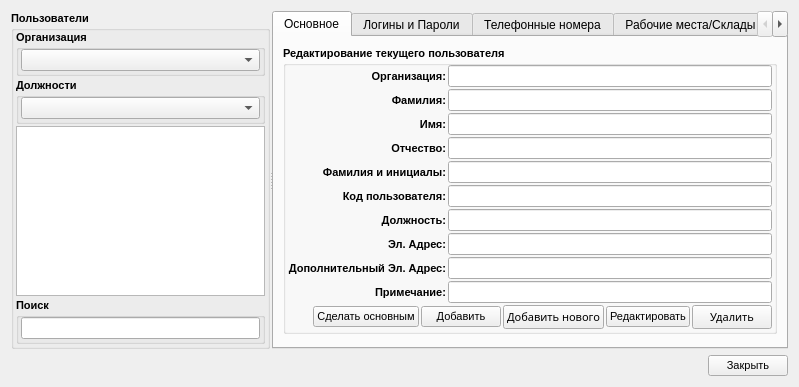
<?xml version="1.0" encoding="UTF-8"?>
<ui version="4.0">
 <class>Cusers</class>
 <widget class="QWidget" name="Cusers">
  <property name="geometry">
   <rect>
    <x>0</x>
    <y>0</y>
    <width>799</width>
    <height>387</height>
   </rect>
  </property>
  <property name="windowTitle">
   <string>Пользователи</string>
  </property>
  <property name="windowIcon">
   <iconset resource="../icons.qrc">
    <normaloff>:/16x16/users/ico/system-users_16x16.png</normaloff>:/16x16/users/ico/system-users_16x16.png</iconset>
  </property>
  <layout class="QVBoxLayout" name="verticalLayout_10">
   <item>
    <widget class="QSplitter" name="splitter">
     <property name="orientation">
      <enum>Qt::Horizontal</enum>
     </property>
     <property name="handleWidth">
      <number>2</number>
     </property>
     <widget class="QGroupBox" name="groupBoxUsers">
      <property name="font">
       <font>
        <pointsize>8</pointsize>
        <weight>75</weight>
        <bold>true</bold>
       </font>
      </property>
      <property name="title">
       <string>Пользователи</string>
      </property>
      <layout class="QVBoxLayout" name="verticalLayout">
       <property name="spacing">
        <number>2</number>
       </property>
       <property name="leftMargin">
        <number>2</number>
       </property>
       <property name="topMargin">
        <number>0</number>
       </property>
       <property name="rightMargin">
        <number>2</number>
       </property>
       <property name="bottomMargin">
        <number>2</number>
       </property>
       <item>
        <widget class="QGroupBox" name="groupBoxOrg">
         <property name="font">
          <font>
           <weight>75</weight>
           <bold>true</bold>
          </font>
         </property>
         <property name="title">
          <string>Организация</string>
         </property>
         <layout class="QVBoxLayout" name="verticalLayout_9">
          <property name="spacing">
           <number>2</number>
          </property>
          <property name="leftMargin">
           <number>2</number>
          </property>
          <property name="topMargin">
           <number>0</number>
          </property>
          <property name="rightMargin">
           <number>2</number>
          </property>
          <property name="bottomMargin">
           <number>2</number>
          </property>
          <item>
           <widget class="QComboBox" name="organization"/>
          </item>
         </layout>
        </widget>
       </item>
       <item>
        <widget class="QGroupBox" name="groupBoxPost">
         <property name="font">
          <font>
           <pointsize>8</pointsize>
          </font>
         </property>
         <property name="title">
          <string>Должности</string>
         </property>
         <layout class="QHBoxLayout" name="horizontalLayout">
          <property name="spacing">
           <number>2</number>
          </property>
          <property name="leftMargin">
           <number>2</number>
          </property>
          <property name="topMargin">
           <number>0</number>
          </property>
          <property name="rightMargin">
           <number>2</number>
          </property>
          <property name="bottomMargin">
           <number>2</number>
          </property>
          <item>
           <widget class="QComboBox" name="post">
            <property name="font">
             <font>
              <pointsize>8</pointsize>
             </font>
            </property>
           </widget>
          </item>
         </layout>
        </widget>
       </item>
       <item>
        <widget class="QTreeView" name="users">
         <property name="font">
          <font>
           <pointsize>9</pointsize>
           <weight>75</weight>
           <bold>true</bold>
          </font>
         </property>
         <property name="editTriggers">
          <set>QAbstractItemView::NoEditTriggers</set>
         </property>
         <property name="alternatingRowColors">
          <bool>true</bool>
         </property>
         <property name="rootIsDecorated">
          <bool>false</bool>
         </property>
         <property name="sortingEnabled">
          <bool>true</bool>
         </property>
        </widget>
       </item>
       <item>
        <widget class="QGroupBox" name="groupBox">
         <property name="title">
          <string>Поиск</string>
         </property>
         <layout class="QVBoxLayout" name="verticalLayout_11">
          <property name="spacing">
           <number>2</number>
          </property>
          <property name="leftMargin">
           <number>2</number>
          </property>
          <property name="topMargin">
           <number>0</number>
          </property>
          <property name="rightMargin">
           <number>2</number>
          </property>
          <property name="bottomMargin">
           <number>2</number>
          </property>
          <item>
           <widget class="QLineEdit" name="findUser"/>
          </item>
         </layout>
        </widget>
       </item>
      </layout>
     </widget>
     <widget class="QTabWidget" name="tabWidget">
      <property name="currentIndex">
       <number>0</number>
      </property>
      <widget class="QWidget" name="tabMain">
       <attribute name="title">
        <string>Основное</string>
       </attribute>
       <layout class="QVBoxLayout" name="verticalLayout_2">
        <item>
         <widget class="QGroupBox" name="groupBoxEditUsers">
          <property name="font">
           <font>
            <pointsize>8</pointsize>
            <weight>75</weight>
            <bold>true</bold>
           </font>
          </property>
          <property name="title">
           <string>Редактирование текущего пользователя</string>
          </property>
          <layout class="QGridLayout" name="gridLayout">
           <property name="leftMargin">
            <number>2</number>
           </property>
           <property name="topMargin">
            <number>0</number>
           </property>
           <property name="rightMargin">
            <number>2</number>
           </property>
           <property name="bottomMargin">
            <number>2</number>
           </property>
           <property name="spacing">
            <number>2</number>
           </property>
           <item row="9" column="0">
            <widget class="QLabel" name="label_8">
             <property name="font">
              <font>
               <pointsize>8</pointsize>
               <weight>75</weight>
               <bold>true</bold>
              </font>
             </property>
             <property name="text">
              <string>Дополнительный Эл. Адрес:</string>
             </property>
             <property name="alignment">
              <set>Qt::AlignRight|Qt::AlignTrailing|Qt::AlignVCenter</set>
             </property>
             <property name="buddy">
              <cstring>additionalemail</cstring>
             </property>
            </widget>
           </item>
           <item row="0" column="0">
            <widget class="QLabel" name="label_15">
             <property name="text">
              <string>Организация:</string>
             </property>
             <property name="alignment">
              <set>Qt::AlignRight|Qt::AlignTrailing|Qt::AlignVCenter</set>
             </property>
            </widget>
           </item>
           <item row="0" column="1">
            <widget class="QLineEdit" name="lineEditOrganization">
             <property name="readOnly">
              <bool>true</bool>
             </property>
            </widget>
           </item>
           <item row="11" column="0" colspan="2">
            <layout class="QHBoxLayout" name="horizontalLayout_3">
             <property name="spacing">
              <number>2</number>
             </property>
             <item>
              <spacer name="horizontalSpacer">
               <property name="font">
                <font>
                 <pointsize>8</pointsize>
                </font>
               </property>
               <property name="orientation">
                <enum>Qt::Horizontal</enum>
               </property>
               <property name="sizeHint" stdset="0">
                <size>
                 <width>40</width>
                 <height>20</height>
                </size>
               </property>
              </spacer>
             </item>
             <item>
              <widget class="QPushButton" name="setPrimaryUserButton">
               <property name="font">
                <font>
                 <pointsize>8</pointsize>
                 <weight>50</weight>
                 <bold>false</bold>
                </font>
               </property>
               <property name="text">
                <string>Сделать основным</string>
               </property>
               <property name="icon">
                <iconset resource="../icons.qrc">
                 <normaloff>:/128x128/key/ico/primary_key.png</normaloff>:/128x128/key/ico/primary_key.png</iconset>
               </property>
              </widget>
             </item>
             <item>
              <widget class="QPushButton" name="addButton">
               <property name="font">
                <font>
                 <pointsize>8</pointsize>
                 <weight>50</weight>
                 <bold>false</bold>
                </font>
               </property>
               <property name="text">
                <string>Добавить</string>
               </property>
               <property name="icon">
                <iconset resource="../icons.qrc">
                 <normaloff>:/16x16/add/ico/add_16x16.png</normaloff>:/16x16/add/ico/add_16x16.png</iconset>
               </property>
              </widget>
             </item>
             <item>
              <widget class="QPushButton" name="buttonAddUser">
               <property name="font">
                <font>
                 <family>Agency FB</family>
                 <pointsize>8</pointsize>
                 <weight>50</weight>
                 <bold>false</bold>
                </font>
               </property>
               <property name="text">
                <string>Добавить нового</string>
               </property>
               <property name="icon">
                <iconset resource="../icons.qrc">
                 <normaloff>:/16x16/add/ico/add_user_16x16.png</normaloff>:/16x16/add/ico/add_user_16x16.png</iconset>
               </property>
              </widget>
             </item>
             <item>
              <widget class="QPushButton" name="buttonEdit">
               <property name="enabled">
                <bool>true</bool>
               </property>
               <property name="font">
                <font>
                 <pointsize>8</pointsize>
                 <weight>50</weight>
                 <bold>false</bold>
                </font>
               </property>
               <property name="text">
                <string>Редактировать</string>
               </property>
               <property name="icon">
                <iconset resource="../icons.qrc">
                 <normaloff>:/16x16/edit/ico/edit_16x16.png</normaloff>:/16x16/edit/ico/edit_16x16.png</iconset>
               </property>
              </widget>
             </item>
             <item>
              <widget class="QPushButton" name="delUser">
               <property name="font">
                <font>
                 <family>Agency FB</family>
                 <pointsize>8</pointsize>
                 <weight>50</weight>
                 <bold>false</bold>
                </font>
               </property>
               <property name="text">
                <string>Удалить</string>
               </property>
               <property name="icon">
                <iconset resource="../icons.qrc">
                 <normaloff>:/16x16/del/ico/delete_user_16x16.png</normaloff>:/16x16/del/ico/delete_user_16x16.png</iconset>
               </property>
              </widget>
             </item>
            </layout>
           </item>
           <item row="9" column="1">
            <widget class="QLineEdit" name="additionalemail">
             <property name="font">
              <font>
               <pointsize>8</pointsize>
              </font>
             </property>
             <property name="readOnly">
              <bool>true</bool>
             </property>
            </widget>
           </item>
           <item row="7" column="1">
            <widget class="QLineEdit" name="lineEditPost">
             <property name="readOnly">
              <bool>true</bool>
             </property>
            </widget>
           </item>
           <item row="3" column="1">
            <widget class="QLineEdit" name="name">
             <property name="font">
              <font>
               <pointsize>8</pointsize>
              </font>
             </property>
             <property name="readOnly">
              <bool>true</bool>
             </property>
            </widget>
           </item>
           <item row="4" column="1">
            <widget class="QLineEdit" name="middleName">
             <property name="font">
              <font>
               <pointsize>8</pointsize>
              </font>
             </property>
             <property name="readOnly">
              <bool>true</bool>
             </property>
            </widget>
           </item>
           <item row="3" column="0">
            <widget class="QLabel" name="label_2">
             <property name="font">
              <font>
               <pointsize>8</pointsize>
               <weight>75</weight>
               <bold>true</bold>
              </font>
             </property>
             <property name="text">
              <string>Имя:</string>
             </property>
             <property name="alignment">
              <set>Qt::AlignRight|Qt::AlignTrailing|Qt::AlignVCenter</set>
             </property>
             <property name="buddy">
              <cstring>name</cstring>
             </property>
            </widget>
           </item>
           <item row="6" column="0">
            <widget class="QLabel" name="label">
             <property name="font">
              <font>
               <pointsize>8</pointsize>
               <weight>75</weight>
               <bold>true</bold>
              </font>
             </property>
             <property name="text">
              <string>Код пользователя:</string>
             </property>
             <property name="alignment">
              <set>Qt::AlignRight|Qt::AlignTrailing|Qt::AlignVCenter</set>
             </property>
            </widget>
           </item>
           <item row="5" column="0">
            <widget class="QLabel" name="label_5">
             <property name="font">
              <font>
               <pointsize>8</pointsize>
               <weight>75</weight>
               <bold>true</bold>
              </font>
             </property>
             <property name="text">
              <string>Фамилия и инициалы:</string>
             </property>
             <property name="alignment">
              <set>Qt::AlignRight|Qt::AlignTrailing|Qt::AlignVCenter</set>
             </property>
             <property name="buddy">
              <cstring>fioSummary</cstring>
             </property>
            </widget>
           </item>
           <item row="4" column="0">
            <widget class="QLabel" name="label_4">
             <property name="font">
              <font>
               <pointsize>8</pointsize>
               <weight>75</weight>
               <bold>true</bold>
              </font>
             </property>
             <property name="text">
              <string>Отчество:</string>
             </property>
             <property name="alignment">
              <set>Qt::AlignRight|Qt::AlignTrailing|Qt::AlignVCenter</set>
             </property>
             <property name="buddy">
              <cstring>middleName</cstring>
             </property>
            </widget>
           </item>
           <item row="8" column="1">
            <widget class="QLineEdit" name="email">
             <property name="font">
              <font>
               <pointsize>8</pointsize>
              </font>
             </property>
             <property name="readOnly">
              <bool>true</bool>
             </property>
            </widget>
           </item>
           <item row="2" column="0">
            <widget class="QLabel" name="label_3">
             <property name="font">
              <font>
               <pointsize>8</pointsize>
               <weight>75</weight>
               <bold>true</bold>
              </font>
             </property>
             <property name="text">
              <string>Фамилия:</string>
             </property>
             <property name="alignment">
              <set>Qt::AlignRight|Qt::AlignTrailing|Qt::AlignVCenter</set>
             </property>
             <property name="buddy">
              <cstring>lastName</cstring>
             </property>
            </widget>
           </item>
           <item row="7" column="0">
            <widget class="QLabel" name="label_6">
             <property name="font">
              <font>
               <pointsize>8</pointsize>
               <weight>75</weight>
               <bold>true</bold>
              </font>
             </property>
             <property name="text">
              <string>Должность:</string>
             </property>
             <property name="alignment">
              <set>Qt::AlignRight|Qt::AlignTrailing|Qt::AlignVCenter</set>
             </property>
            </widget>
           </item>
           <item row="2" column="1">
            <widget class="QLineEdit" name="lastName">
             <property name="font">
              <font>
               <pointsize>8</pointsize>
              </font>
             </property>
             <property name="readOnly">
              <bool>true</bool>
             </property>
            </widget>
           </item>
           <item row="8" column="0">
            <widget class="QLabel" name="label_7">
             <property name="font">
              <font>
               <pointsize>8</pointsize>
               <weight>75</weight>
               <bold>true</bold>
              </font>
             </property>
             <property name="text">
              <string>Эл. Адрес:</string>
             </property>
             <property name="alignment">
              <set>Qt::AlignRight|Qt::AlignTrailing|Qt::AlignVCenter</set>
             </property>
             <property name="buddy">
              <cstring>email</cstring>
             </property>
            </widget>
           </item>
           <item row="5" column="1">
            <widget class="QLineEdit" name="fioSummary">
             <property name="font">
              <font>
               <pointsize>8</pointsize>
              </font>
             </property>
             <property name="readOnly">
              <bool>true</bool>
             </property>
            </widget>
           </item>
           <item row="10" column="0">
            <widget class="QLabel" name="label_9">
             <property name="text">
              <string>Примечание:</string>
             </property>
             <property name="alignment">
              <set>Qt::AlignRight|Qt::AlignTrailing|Qt::AlignVCenter</set>
             </property>
             <property name="buddy">
              <cstring>note</cstring>
             </property>
            </widget>
           </item>
           <item row="10" column="1">
            <widget class="QLineEdit" name="note">
             <property name="readOnly">
              <bool>true</bool>
             </property>
            </widget>
           </item>
           <item row="6" column="1">
            <widget class="QLineEdit" name="codAD">
             <property name="readOnly">
              <bool>true</bool>
             </property>
            </widget>
           </item>
          </layout>
         </widget>
        </item>
        <item>
         <spacer name="verticalSpacer_4">
          <property name="orientation">
           <enum>Qt::Vertical</enum>
          </property>
          <property name="sizeHint" stdset="0">
           <size>
            <width>20</width>
            <height>40</height>
           </size>
          </property>
         </spacer>
        </item>
       </layout>
      </widget>
      <widget class="QWidget" name="tabLoginPass">
       <attribute name="title">
        <string>Логины и Пароли</string>
       </attribute>
       <layout class="QVBoxLayout" name="verticalLayout_7">
        <item>
         <widget class="QGroupBox" name="groupBoxLoginPass">
          <property name="font">
           <font>
            <pointsize>8</pointsize>
            <weight>75</weight>
            <bold>true</bold>
           </font>
          </property>
          <property name="title">
           <string>Список Логинов и Паролей пользователя</string>
          </property>
          <layout class="QVBoxLayout" name="verticalLayout_3">
           <property name="spacing">
            <number>2</number>
           </property>
           <property name="leftMargin">
            <number>2</number>
           </property>
           <property name="topMargin">
            <number>2</number>
           </property>
           <property name="rightMargin">
            <number>2</number>
           </property>
           <property name="bottomMargin">
            <number>2</number>
           </property>
           <item>
            <widget class="QTreeView" name="loginPassView">
             <property name="font">
              <font>
               <pointsize>9</pointsize>
               <weight>75</weight>
               <bold>true</bold>
              </font>
             </property>
             <property name="contextMenuPolicy">
              <enum>Qt::CustomContextMenu</enum>
             </property>
             <property name="editTriggers">
              <set>QAbstractItemView::NoEditTriggers</set>
             </property>
             <property name="alternatingRowColors">
              <bool>true</bool>
             </property>
             <property name="rootIsDecorated">
              <bool>false</bool>
             </property>
             <property name="sortingEnabled">
              <bool>true</bool>
             </property>
             <property name="allColumnsShowFocus">
              <bool>true</bool>
             </property>
            </widget>
           </item>
           <item>
            <layout class="QHBoxLayout" name="horizontalLayout_2">
             <property name="spacing">
              <number>2</number>
             </property>
             <item>
              <widget class="QPushButton" name="buttonAddLoginPass">
               <property name="font">
                <font>
                 <family>Agency FB</family>
                 <pointsize>8</pointsize>
                 <weight>50</weight>
                 <bold>false</bold>
                </font>
               </property>
               <property name="text">
                <string>Добавить</string>
               </property>
               <property name="icon">
                <iconset resource="../icons.qrc">
                 <normaloff>:/16x16/add/ico/edit_add_16x16.png</normaloff>:/16x16/add/ico/edit_add_16x16.png</iconset>
               </property>
              </widget>
             </item>
             <item>
              <widget class="QPushButton" name="buttonEditLoginPass">
               <property name="font">
                <font>
                 <weight>50</weight>
                 <bold>false</bold>
                </font>
               </property>
               <property name="text">
                <string>Редактировать</string>
               </property>
               <property name="icon">
                <iconset resource="../icons.qrc">
                 <normaloff>:/16x16/edit/ico/edit_16x16.png</normaloff>:/16x16/edit/ico/edit_16x16.png</iconset>
               </property>
              </widget>
             </item>
             <item>
              <widget class="QPushButton" name="buttonDelLoginPass">
               <property name="font">
                <font>
                 <family>Agency FB</family>
                 <pointsize>8</pointsize>
                 <weight>50</weight>
                 <bold>false</bold>
                </font>
               </property>
               <property name="text">
                <string>Удалить</string>
               </property>
               <property name="icon">
                <iconset resource="../icons.qrc">
                 <normaloff>:/16x16/cancelDel/ico/del_16x16.png</normaloff>:/16x16/cancelDel/ico/del_16x16.png</iconset>
               </property>
              </widget>
             </item>
             <item>
              <spacer name="horizontalSpacer_2">
               <property name="orientation">
                <enum>Qt::Horizontal</enum>
               </property>
               <property name="sizeHint" stdset="0">
                <size>
                 <width>40</width>
                 <height>20</height>
                </size>
               </property>
              </spacer>
             </item>
            </layout>
           </item>
          </layout>
         </widget>
        </item>
       </layout>
      </widget>
      <widget class="QWidget" name="tabPhoneNum">
       <attribute name="title">
        <string>Телефонные номера</string>
       </attribute>
       <layout class="QVBoxLayout" name="verticalLayout_8">
        <item>
         <widget class="QGroupBox" name="groupBoxListNumber">
          <property name="font">
           <font>
            <pointsize>8</pointsize>
            <weight>75</weight>
            <bold>true</bold>
           </font>
          </property>
          <property name="title">
           <string>Список телефонных номеров</string>
          </property>
          <layout class="QVBoxLayout" name="verticalLayout_4">
           <property name="spacing">
            <number>2</number>
           </property>
           <property name="leftMargin">
            <number>2</number>
           </property>
           <property name="topMargin">
            <number>2</number>
           </property>
           <property name="rightMargin">
            <number>2</number>
           </property>
           <property name="bottomMargin">
            <number>2</number>
           </property>
           <item>
            <widget class="QTreeView" name="numberView">
             <property name="font">
              <font>
               <pointsize>9</pointsize>
               <weight>75</weight>
               <bold>true</bold>
              </font>
             </property>
             <property name="contextMenuPolicy">
              <enum>Qt::CustomContextMenu</enum>
             </property>
             <property name="editTriggers">
              <set>QAbstractItemView::NoEditTriggers</set>
             </property>
             <property name="alternatingRowColors">
              <bool>true</bool>
             </property>
             <property name="rootIsDecorated">
              <bool>false</bool>
             </property>
             <property name="sortingEnabled">
              <bool>true</bool>
             </property>
             <property name="allColumnsShowFocus">
              <bool>true</bool>
             </property>
            </widget>
           </item>
           <item>
            <layout class="QHBoxLayout" name="horizontalLayout_11">
             <property name="spacing">
              <number>2</number>
             </property>
             <item>
              <widget class="QPushButton" name="buttonAddNumber">
               <property name="font">
                <font>
                 <family>Agency FB</family>
                 <pointsize>8</pointsize>
                 <weight>50</weight>
                 <bold>false</bold>
                </font>
               </property>
               <property name="text">
                <string>Добавить</string>
               </property>
               <property name="icon">
                <iconset resource="../icons.qrc">
                 <normaloff>:/16x16/add/ico/edit_add_16x16.png</normaloff>:/16x16/add/ico/edit_add_16x16.png</iconset>
               </property>
              </widget>
             </item>
             <item>
              <widget class="QPushButton" name="buttonEditNumber">
               <property name="font">
                <font>
                 <weight>50</weight>
                 <bold>false</bold>
                </font>
               </property>
               <property name="text">
                <string>Редактировать</string>
               </property>
               <property name="icon">
                <iconset resource="../icons.qrc">
                 <normaloff>:/16x16/edit/ico/edit_16x16.png</normaloff>:/16x16/edit/ico/edit_16x16.png</iconset>
               </property>
              </widget>
             </item>
             <item>
              <widget class="QPushButton" name="buttonDelNumber">
               <property name="font">
                <font>
                 <family>Agency FB</family>
                 <pointsize>8</pointsize>
                 <weight>50</weight>
                 <bold>false</bold>
                </font>
               </property>
               <property name="text">
                <string>Удалить</string>
               </property>
               <property name="icon">
                <iconset resource="../icons.qrc">
                 <normaloff>:/16x16/cancelDel/ico/del_16x16.png</normaloff>:/16x16/cancelDel/ico/del_16x16.png</iconset>
               </property>
              </widget>
             </item>
             <item>
              <spacer name="horizontalSpacer_5">
               <property name="font">
                <font>
                 <pointsize>8</pointsize>
                </font>
               </property>
               <property name="orientation">
                <enum>Qt::Horizontal</enum>
               </property>
               <property name="sizeHint" stdset="0">
                <size>
                 <width>40</width>
                 <height>20</height>
                </size>
               </property>
              </spacer>
             </item>
            </layout>
           </item>
          </layout>
         </widget>
        </item>
       </layout>
      </widget>
      <widget class="QWidget" name="tabWP">
       <attribute name="title">
        <string>Рабочие места/Склады</string>
       </attribute>
       <layout class="QVBoxLayout" name="verticalLayout_6">
        <item>
         <widget class="QGroupBox" name="wpGroupBox">
          <property name="font">
           <font>
            <weight>75</weight>
            <bold>true</bold>
           </font>
          </property>
          <property name="title">
           <string>Рабочие места/Склады</string>
          </property>
          <layout class="QVBoxLayout" name="verticalLayout_5">
           <property name="spacing">
            <number>2</number>
           </property>
           <property name="leftMargin">
            <number>2</number>
           </property>
           <property name="topMargin">
            <number>0</number>
           </property>
           <property name="rightMargin">
            <number>2</number>
           </property>
           <property name="bottomMargin">
            <number>2</number>
           </property>
           <item>
            <widget class="QTreeView" name="wpView">
             <property name="font">
              <font>
               <pointsize>9</pointsize>
               <weight>75</weight>
               <bold>true</bold>
              </font>
             </property>
             <property name="contextMenuPolicy">
              <enum>Qt::CustomContextMenu</enum>
             </property>
             <property name="editTriggers">
              <set>QAbstractItemView::NoEditTriggers</set>
             </property>
             <property name="alternatingRowColors">
              <bool>true</bool>
             </property>
             <property name="rootIsDecorated">
              <bool>false</bool>
             </property>
             <property name="itemsExpandable">
              <bool>false</bool>
             </property>
             <property name="sortingEnabled">
              <bool>true</bool>
             </property>
             <property name="allColumnsShowFocus">
              <bool>true</bool>
             </property>
             <property name="expandsOnDoubleClick">
              <bool>false</bool>
             </property>
            </widget>
           </item>
           <item>
            <layout class="QHBoxLayout" name="horizontalLayout_13">
             <property name="spacing">
              <number>2</number>
             </property>
             <item>
              <widget class="QPushButton" name="buttonHistory">
               <property name="font">
                <font>
                 <weight>50</weight>
                 <bold>false</bold>
                </font>
               </property>
               <property name="text">
                <string>История</string>
               </property>
               <property name="icon">
                <iconset resource="../icons.qrc">
                 <normaloff>:/128x128/journal/ico/journal_128x128.png</normaloff>:/128x128/journal/ico/journal_128x128.png</iconset>
               </property>
              </widget>
             </item>
             <item>
              <spacer name="horizontalSpacer_7">
               <property name="orientation">
                <enum>Qt::Horizontal</enum>
               </property>
               <property name="sizeHint" stdset="0">
                <size>
                 <width>40</width>
                 <height>20</height>
                </size>
               </property>
              </spacer>
             </item>
             <item>
              <widget class="QPushButton" name="addWPButton">
               <property name="font">
                <font>
                 <weight>50</weight>
                 <bold>false</bold>
                </font>
               </property>
               <property name="text">
                <string>Добавить</string>
               </property>
               <property name="icon">
                <iconset resource="../icons.qrc">
                 <normaloff>:/16x16/add/ico/edit_add_16x16.png</normaloff>:/16x16/add/ico/edit_add_16x16.png</iconset>
               </property>
              </widget>
             </item>
             <item>
              <widget class="QPushButton" name="delWPButton">
               <property name="font">
                <font>
                 <weight>50</weight>
                 <bold>false</bold>
                </font>
               </property>
               <property name="text">
                <string>Удалить</string>
               </property>
               <property name="icon">
                <iconset resource="../icons.qrc">
                 <normaloff>:/16x16/cancelDel/ico/del_16x16.png</normaloff>:/16x16/cancelDel/ico/del_16x16.png</iconset>
               </property>
              </widget>
             </item>
            </layout>
           </item>
          </layout>
         </widget>
        </item>
       </layout>
      </widget>
      <widget class="QWidget" name="tabDep">
       <attribute name="title">
        <string>Подразделение</string>
       </attribute>
       <layout class="QHBoxLayout" name="horizontalLayout_14">
        <item>
         <widget class="QGroupBox" name="groupBoxDep">
          <property name="font">
           <font>
            <weight>75</weight>
            <bold>true</bold>
           </font>
          </property>
          <property name="title">
           <string>Числится в подразделении</string>
          </property>
          <property name="checkable">
           <bool>true</bool>
          </property>
          <property name="checked">
           <bool>false</bool>
          </property>
          <layout class="QVBoxLayout" name="verticalLayout_13">
           <property name="spacing">
            <number>2</number>
           </property>
           <property name="leftMargin">
            <number>2</number>
           </property>
           <property name="topMargin">
            <number>0</number>
           </property>
           <property name="rightMargin">
            <number>2</number>
           </property>
           <property name="bottomMargin">
            <number>2</number>
           </property>
           <item>
            <widget class="QTreeView" name="departmentView">
             <property name="editTriggers">
              <set>QAbstractItemView::NoEditTriggers</set>
             </property>
             <property name="alternatingRowColors">
              <bool>false</bool>
             </property>
             <property name="allColumnsShowFocus">
              <bool>true</bool>
             </property>
            </widget>
           </item>
          </layout>
         </widget>
        </item>
        <item>
         <layout class="QVBoxLayout" name="verticalLayout_12">
          <item>
           <widget class="QPushButton" name="buttonSaveDep">
            <property name="enabled">
             <bool>false</bool>
            </property>
            <property name="font">
             <font>
              <weight>50</weight>
              <bold>false</bold>
             </font>
            </property>
            <property name="text">
             <string>Сохранить</string>
            </property>
            <property name="icon">
             <iconset resource="../icons.qrc">
              <normaloff>:/16x16/save/ico/filesaveas_16x16.png</normaloff>:/16x16/save/ico/filesaveas_16x16.png</iconset>
            </property>
           </widget>
          </item>
          <item>
           <spacer name="verticalSpacer_3">
            <property name="orientation">
             <enum>Qt::Vertical</enum>
            </property>
            <property name="sizeHint" stdset="0">
             <size>
              <width>20</width>
              <height>40</height>
             </size>
            </property>
           </spacer>
          </item>
         </layout>
        </item>
       </layout>
      </widget>
     </widget>
    </widget>
   </item>
   <item>
    <layout class="QHBoxLayout" name="horizontalLayout_7">
     <item>
      <spacer name="horizontalSpacer_3">
       <property name="font">
        <font>
         <pointsize>8</pointsize>
        </font>
       </property>
       <property name="orientation">
        <enum>Qt::Horizontal</enum>
       </property>
       <property name="sizeHint" stdset="0">
        <size>
         <width>40</width>
         <height>20</height>
        </size>
       </property>
      </spacer>
     </item>
     <item>
      <widget class="QPushButton" name="closeButton">
       <property name="font">
        <font>
         <pointsize>8</pointsize>
        </font>
       </property>
       <property name="text">
        <string>Закрыть</string>
       </property>
       <property name="icon">
        <iconset resource="../icons.qrc">
         <normaloff>:/16x16/cancelDel/ico/button_cancel_16x16 (1).png</normaloff>:/16x16/cancelDel/ico/button_cancel_16x16 (1).png</iconset>
       </property>
      </widget>
     </item>
    </layout>
   </item>
  </layout>
  <action name="actionAddLoginPass">
   <property name="icon">
    <iconset resource="../icons.qrc">
     <normaloff>:/16x16/add/ico/edit_add_16x16.png</normaloff>:/16x16/add/ico/edit_add_16x16.png</iconset>
   </property>
   <property name="text">
    <string>Добавить</string>
   </property>
   <property name="toolTip">
    <string>Добавить</string>
   </property>
  </action>
  <action name="actionDelLoginPass">
   <property name="icon">
    <iconset resource="../icons.qrc">
     <normaloff>:/16x16/cancelDel/ico/del_16x16.png</normaloff>:/16x16/cancelDel/ico/del_16x16.png</iconset>
   </property>
   <property name="text">
    <string>Удалить</string>
   </property>
   <property name="toolTip">
    <string>Удалить</string>
   </property>
  </action>
  <action name="actionAddNumber">
   <property name="icon">
    <iconset resource="../icons.qrc">
     <normaloff>:/16x16/add/ico/edit_add_16x16.png</normaloff>:/16x16/add/ico/edit_add_16x16.png</iconset>
   </property>
   <property name="text">
    <string>Добавыить</string>
   </property>
   <property name="toolTip">
    <string>Добавыить</string>
   </property>
  </action>
  <action name="actionDelNumber">
   <property name="icon">
    <iconset resource="../icons.qrc">
     <normaloff>:/16x16/cancelDel/ico/del_16x16.png</normaloff>:/16x16/cancelDel/ico/del_16x16.png</iconset>
   </property>
   <property name="text">
    <string>Удалить</string>
   </property>
   <property name="toolTip">
    <string>Удалить</string>
   </property>
  </action>
  <action name="actionAddWP">
   <property name="icon">
    <iconset resource="../icons.qrc">
     <normaloff>:/16x16/add/ico/edit_add_16x16.png</normaloff>:/16x16/add/ico/edit_add_16x16.png</iconset>
   </property>
   <property name="text">
    <string>Добавить</string>
   </property>
   <property name="toolTip">
    <string>Добавить</string>
   </property>
  </action>
  <action name="actionDelWP">
   <property name="icon">
    <iconset resource="../icons.qrc">
     <normaloff>:/16x16/cancelDel/ico/del_16x16.png</normaloff>:/16x16/cancelDel/ico/del_16x16.png</iconset>
   </property>
   <property name="text">
    <string>Удалить</string>
   </property>
   <property name="toolTip">
    <string>Удалить</string>
   </property>
  </action>
  <action name="actionEditLoginPass">
   <property name="icon">
    <iconset resource="../icons.qrc">
     <normaloff>:/16x16/edit/ico/edit_16x16.png</normaloff>:/16x16/edit/ico/edit_16x16.png</iconset>
   </property>
   <property name="text">
    <string>Редактировать</string>
   </property>
   <property name="toolTip">
    <string>Редактировать</string>
   </property>
  </action>
  <action name="actionEditNumber">
   <property name="icon">
    <iconset resource="../icons.qrc">
     <normaloff>:/16x16/edit/ico/edit_16x16.png</normaloff>:/16x16/edit/ico/edit_16x16.png</iconset>
   </property>
   <property name="text">
    <string>Редактировать</string>
   </property>
   <property name="toolTip">
    <string>Редактировать</string>
   </property>
  </action>
 </widget>
 <tabstops>
  <tabstop>post</tabstop>
  <tabstop>users</tabstop>
  <tabstop>lastName</tabstop>
  <tabstop>name</tabstop>
  <tabstop>middleName</tabstop>
  <tabstop>fioSummary</tabstop>
  <tabstop>email</tabstop>
  <tabstop>additionalemail</tabstop>
  <tabstop>buttonAddUser</tabstop>
  <tabstop>delUser</tabstop>
  <tabstop>loginPassView</tabstop>
  <tabstop>buttonDelLoginPass</tabstop>
 </tabstops>
 <resources>
  <include location="../icons.qrc"/>
 </resources>
 <connections/>
</ui>
